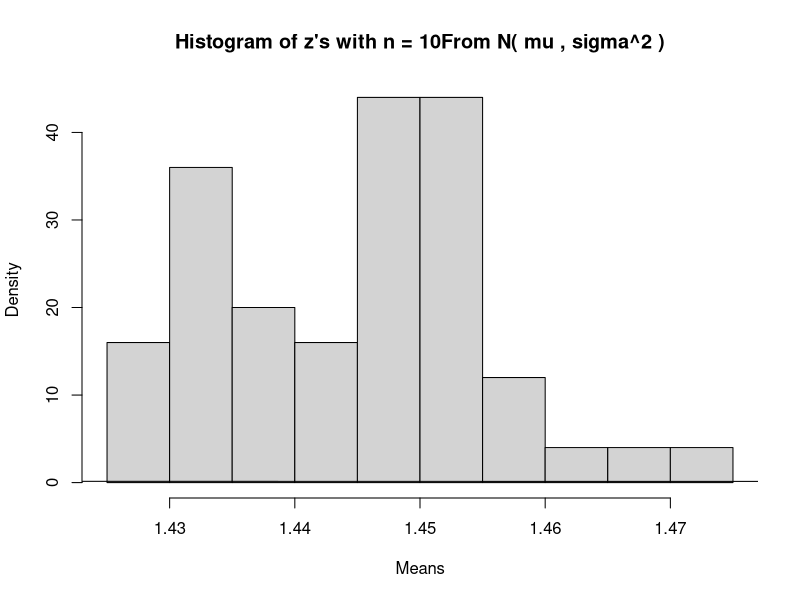
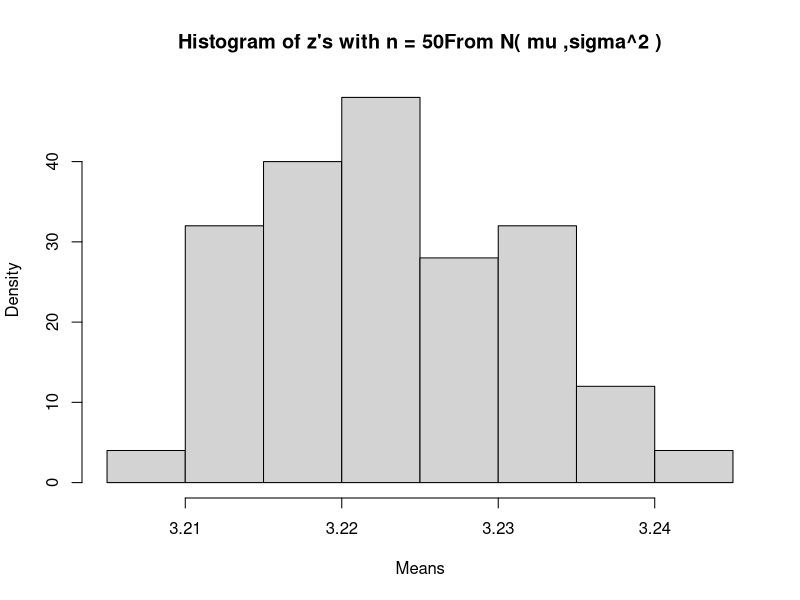
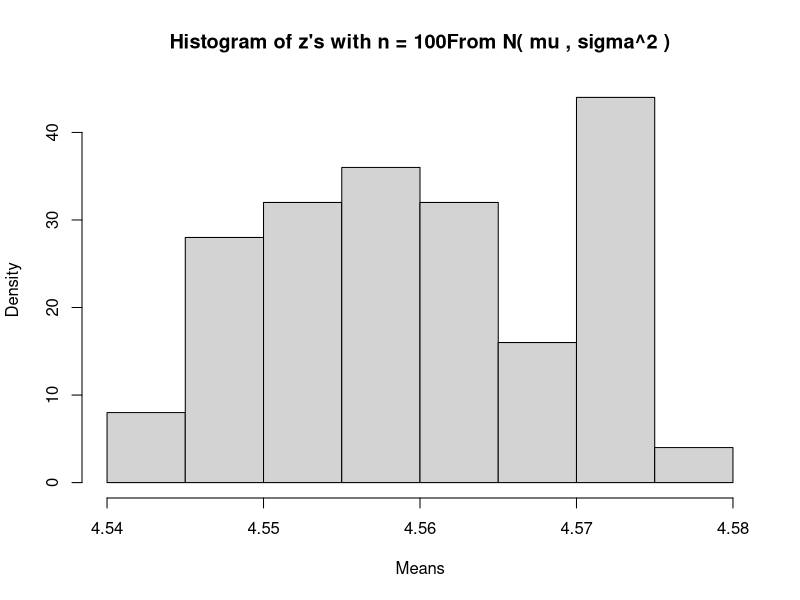
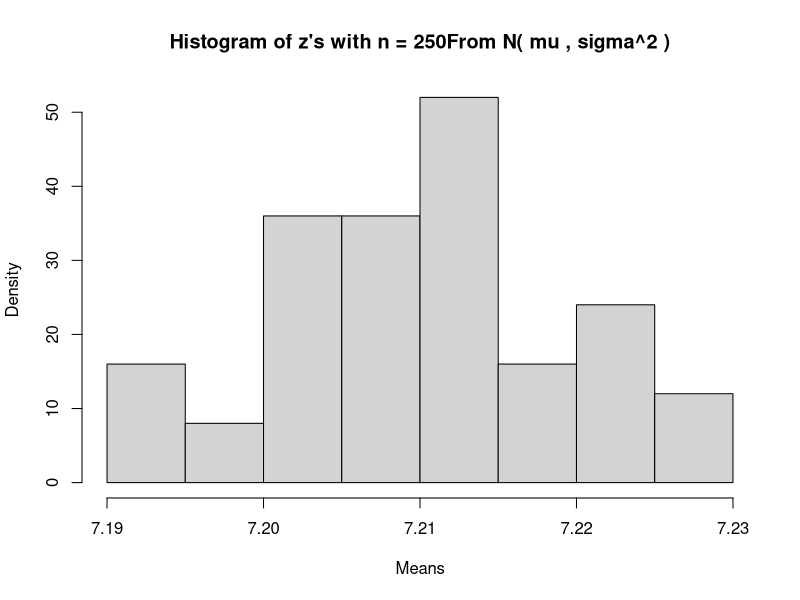

Here is the R script that generated these plots, in order:
###
# Meredith Saunders 
# 2019-07-25
# Limiting Distribution of L Standardization
###

set.seed(1978)

# Problem 4

# Simulate 50 samples of size 10, 50, 100, 250 from N(mu, sigma) distribution

N = 50
n <-c(10, 50, 100, 250)
b = 5

mu <- (-2)*b^2
sigma <- sqrt(20*b^4)

# Create a list to save data values in 
data <- list()
for (i in 1:length(n))
{
  data[[i]] <- matrix(0, nrow = N, ncol = n[i])
}

# Create the data by looping over sample sizes
for (j in 1: length(n))
{
  for (i in 1: N )
  {
    data[[j]][i,] <- rexp(n=n[j])
  }
}

# Calculate the z statistic for each set of samples 
means10 <- apply(X= data[[1]], FUN = function(data) {(mean(data)-mu)/(sigma/sqrt(n[1]))}, MARGIN = 1)
means50 <- apply(X = data[[2]], FUN = function(data) {(mean(data)-mu)/(sigma/sqrt(n[2]))}, MARGIN = 1)
means100 <- apply(X = data[[3]], FUN = function(data) {(mean(data)-mu)/(sigma/sqrt(n[3]))}, MARGIN = 1)
means250 <- apply(X = data[[4]], FUN = function(data) {(mean(data)-mu)/(sigma/sqrt(n[4]))}, MARGIN = 1)

# Generate a histogram to inspect the shape of the sampling distribution of the standardized L
hist(means10, main = paste("Histogram of z's with n = ", n[1], "From N( mu , sigma^2 )", sep = ""),xlab = "Means", prob = T)
lines(seq(from = -3, to =3, by = 0.01), dnorm(seq(from = -3, to = 3, by = 0.01)))

hist(means50, main = paste("Histogram of z's with n = ", n[2], "From N( mu ,sigma^2 )", sep = ""), xlab = "Means", prob = T)
lines(seq(from = -3, to =3, by = 0.01), dnorm(seq(from = -3, to = 3, by = 0.01)))
     
hist(means100, main = paste("Histogram of z's with n = ", n[3], "From N( mu , sigma^2 )", sep = ""), xlab = "Means", prob = T)
lines(seq(from = -3, to =3, by = 0.01), dnorm(seq(from = -3, to = 3, by = 0.01)))
          
hist(means250, main = paste("Histogram of z's with n = ", n[4], "From N( mu , sigma^2 )", sep = ""), xlab = "Means", prob = T)
lines(seq(from = -3, to =3, by = 0.01), dnorm(seq(from = -3, to = 3, by = 0.01)))

